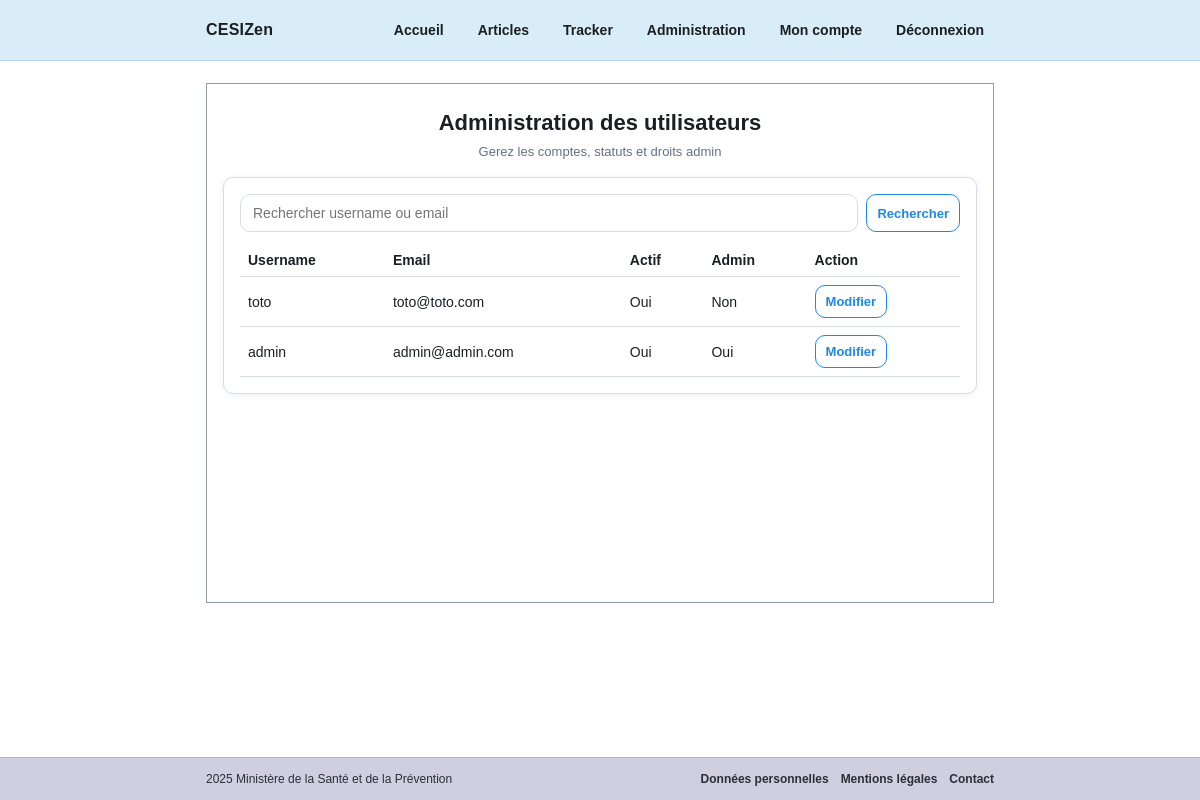
The page /accounts/admin/users/ (signed in) on the database as committed earlier.
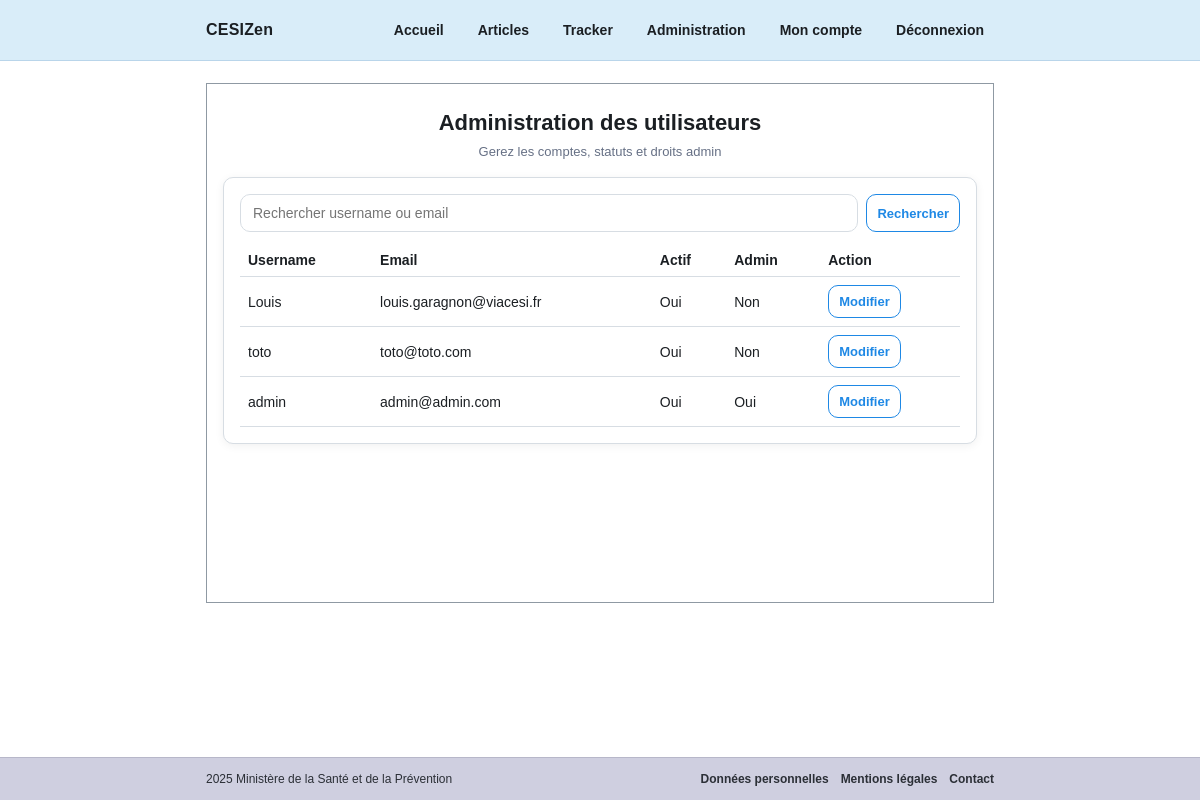
The same page on the database as committed later.
### accounts/models.py (models this page shows, shortened)
class User(AbstractUser):
    rgpd_accepte = models.BooleanField(default=False)
    rgpd_date_acceptation = models.DateTimeField(null=True, blank=True)
    is_active = models.BooleanField(default=True)  # déjà présent dans AbstractUser

### accounts/views_admin.py (the view)
# urls.py: path("admin/users/", views_admin.user_list, name="user_admin_list"),
@user_passes_test(is_admin)
def user_list(request):
    query = request.GET.get("q", "").strip()
    users = User.objects.all().order_by("-date_joined")
    if query:
        users = users.filter(Q(username__icontains=query) | Q(email__icontains=query))
    return render(
        request,
        "accounts/admin/user_list.html",
        {"users": users, "query": query},
    )

### accounts/context_processors.py (called while the page is built)
def admin_context(request):
    return {"is_admin_user": is_admin(request.user)}

### accounts/permissions.py (called while the page is built)
def is_admin(user):
    return user.is_authenticated and (user.is_staff or user.groups.filter(name="ADMIN").exists())

### templates/accounts/admin/user_list.html (shortened to what this page needs)
{% extends "base.html" %}
{% block content %}
  <div class="center">
    <h1>Administration des utilisateurs</h1>
    <p class="subtitle">Gerez les comptes, statuts et droits admin</p>
  </div>
  <div class="card" style="max-width:100%; overflow:auto;">
    <form method="get" style="margin-bottom:12px; display:flex; gap:8px;">
      <input type="text" name="q" value="{{ query }}" placeholder="Rechercher username ou email">
      <button type="submit" class="btn btn-sm btn-secondary">Rechercher</button>
    </form>
    <table style="width:100%; border-collapse:collapse; font-size:14px;">
      <thead>
        <tr>
          <th style="text-align:left; border-bottom:1px solid var(--border); padding:8px;">Username</th>
          <th style="text-align:left; border-bottom:1px solid var(--border); padding:8px;">Email</th>
          <th style="text-align:left; border-bottom:1px solid var(--border); padding:8px;">Actif</th>
          <th style="text-align:left; border-bottom:1px solid var(--border); padding:8px;">Admin</th>
          <th style="text-align:left; border-bottom:1px solid var(--border); padding:8px;">Action</th>
        </tr>
      </thead>
      <tbody>
        {% for u in users %}
          <tr>
            <td style="border-bottom:1px solid var(--border); padding:8px;">{{ u.username }}</td>
            <td style="border-bottom:1px solid var(--border); padding:8px;">{{ u.email|default:"-" }}</td>
            <td style="border-bottom:1px solid var(--border); padding:8px;">{{ u.is_active|yesno:"Oui,Non" }}</td>
            <td style="border-bottom:1px solid var(--border); padding:8px;">{{ u.is_staff|yesno:"Oui,Non" }}</td>
            <td style="border-bottom:1px solid var(--border); padding:8px;">
              <a class="btn btn-sm btn-secondary" href="{% url 'user_admin_edit' u.pk %}">Modifier</a>
            </td>
          </tr>
        {% empty %}
          <tr>
            <td colspan="5" style="padding:12px;">Aucun utilisateur trouve.</td>
          </tr>
        {% endfor %}
      </tbody>
    </table>
  </div>
{% endblock %}

Rows that differ between the two databases and show on the page:
added User: username "Louis", email "louis.garagnon@viacesi.fr", is_active "Oui", is_staff "Non"
